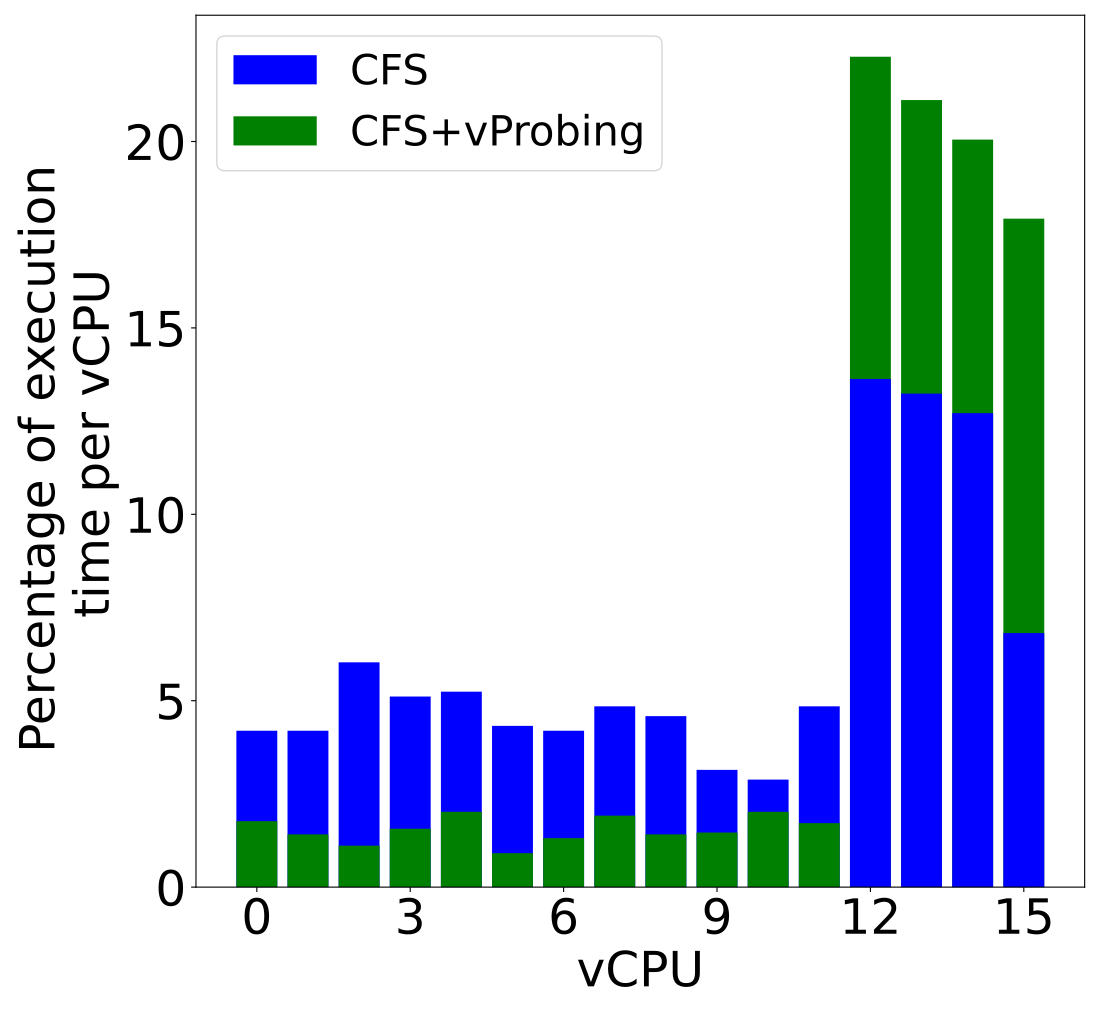

This figure's Python source:
import glob
import matplotlib.pyplot as plt

def percentage_normalize(values):
    total = sum(values)
    if total == 0:
        return [0 for _ in values]
    return [(value / total) * 100 for value in values]

def process_file(n, s):
    files = glob.glob(s)
    files.sort(reverse=True)

    if len(files) >= n:
        file_to_read = files[n-1]
        cpu_sysbench_counts = []
        with open(file_to_read, 'r') as f:
            lines = f.readlines()
            current_cpu = -1
            for line in lines:
                if line.startswith("cpu#"):
                    current_cpu = int(line.split('#')[1].split(',')[0])
                    while len(cpu_sysbench_counts) <= current_cpu:
                        cpu_sysbench_counts.append(0)
                elif "sysbench" in line and current_cpu != -1:
                    cpu_sysbench_counts[current_cpu] += 1

        return percentage_normalize(cpu_sysbench_counts)
    else:
        print(f"No matching file found for index {n}")
        return []

def plot_data(index1, index2):
    dataset1 = process_file(index1, "./1-asym-plc-01181602.txt")
    dataset2 = process_file(index2, "./1-asym-plc-01181832.txt")

    plt.figure(figsize=(11, 10))
    max_length = max(len(dataset1), len(dataset2))

    for i in range(max_length):
        value1 = dataset1[i] if i < len(dataset1) else 0
        value2 = dataset2[i] if i < len(dataset2) else 0

        if value1 > value2:
            plt.bar(i, value1, color='blue')
            plt.bar(i, value2, color='green')
        else:
            plt.bar(i, value2, color='green')
            plt.bar(i, value1, color='blue')

    plt.xlabel('vCPU', fontsize=35)
    plt.xticks(range(0, max_length, 3), fontsize=35)
    plt.ylabel("Percentage of execution \n time per vCPU", fontsize=35)
    plt.title('', fontsize=35)
    plt.legend(['CFS', 'CFS+vProbing'],loc="upper left", prop={'size': 30})
    plt.subplots_adjust(left=0.463, bottom=0.471)
    plt.xticks(rotation=-20,ha='left')
    # Adjust y-axis tick font size
    plt.yticks(fontsize=35)
    plt.tight_layout()
    plt.show()

# Example usage
plot_data(1, 1)
